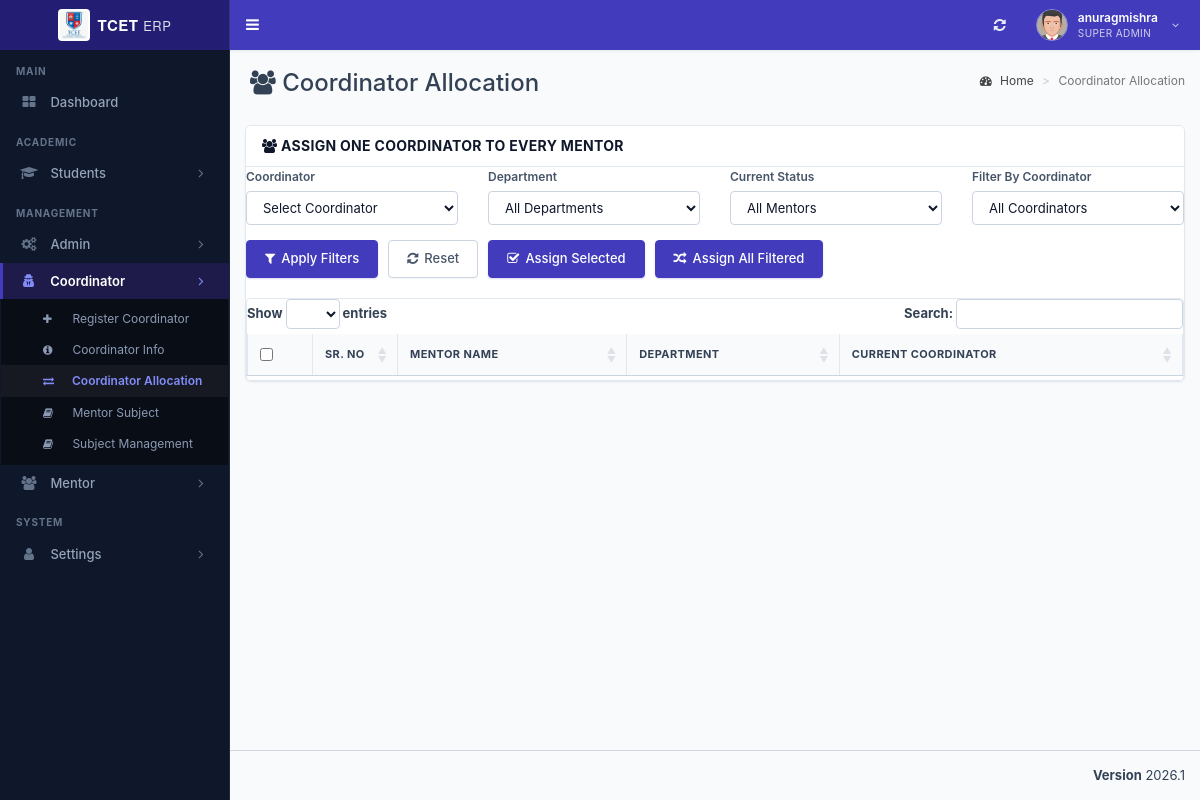
Screenshot of /admin/coordinator_allocation.php (signed in) with the database file from the repository.
### tables this page shows
CREATE TABLE `st_role_master` (
  `role_id` int(11) NOT NULL,
  `role_name` varchar(100) NOT NULL
);

CREATE TABLE `st_login` (
  `login_id` int(11) NOT NULL,
  `username` varchar(200) NOT NULL,
  `password` varchar(255) NOT NULL,
  `user_id` int(11) NOT NULL,
  `created_at` timestamp NOT NULL DEFAULT current_timestamp()
);

CREATE TABLE `st_user_master` (
  `user_id` int(11) NOT NULL,
  `user_name` varchar(150) NOT NULL,
  `email_id` varchar(200) NOT NULL,
  `phone_number` varchar(15) DEFAULT NULL,
  `department_id` int(11) NOT NULL,
  `role_id` int(11) NOT NULL,
  `student_id` int(11) NOT NULL,
  `is_first_login` tinyint(1) DEFAULT 1
);

CREATE TABLE `st_menu_master` (
  `menu_id` int(11) NOT NULL,
  `menu_name` varchar(100) NOT NULL,
  `menu_icon` varchar(100) NOT NULL DEFAULT 'fa fa-folder'
);

CREATE TABLE `st_sub_menu_master` (
  `sub_menu_id` int(11) NOT NULL,
  `menu_id` int(11) NOT NULL,
  `sort_order` int(11) NOT NULL DEFAULT 0,
  `sub_menu_name` varchar(100) NOT NULL,
  `sub_menu_icon` varchar(100) NOT NULL DEFAULT 'fa fa-angle-double-right',
  `sub_menu_route` varchar(255) NOT NULL DEFAULT '#'
);

### database/db_connect.php (called while the page is built, shortened)
<?php
if (!class_exists('DBController')) {
class DBController
{
    public $host = "localhost";
    public $user = "root";
    public $password = "";
    public $database = "tcet_st";
    function __construct($dbName = null)
    {
        $this->conn = $this->connectDB();
    }
    function connectDB()
    {
      $conn = @mysqli_connect($this->host,$this->user,$this->password,$this->database);
      return $conn;
    }
}
}
?>

### admin/coordinator_allocation.php (the view, shortened to what this page needs)
<?php
require "../database/db_connect.php";
include "header/header.php";
?>
<div class="content-wrapper">
  <section class="content-header">
    <h1><i class="fa fa-users"></i> Coordinator Allocation</h1>
    <ol class="breadcrumb">
      <li><a href="index.php"><i class="fa fa-dashboard"></i> Home</a></li>
      <li class="active">Coordinator Allocation</li>
    </ol>
  </section>
  <section class="content">
    <div class="row">
      <div class="col-md-12">
        <div class="erp-card">
          <div class="erp-card-header">
            <h3 class="erp-card-title"><i class="fa fa-users"></i> Assign One Coordinator To Every Mentor</h3>
          </div>
          <div class="erp-card-body">
            <div class="row" style="margin-bottom: 15px;">
              <div class="col-md-3">
                <label style="font-weight:600; font-size:12px; color:var(--erp-text-secondary);">Coordinator</label>
                <select class="form-control" id="coordinator_id">
                  <option value="">Select Coordinator</option>
                </select>
              </div>
              <div class="col-md-3">
                <label style="font-weight:600; font-size:12px; color:var(--erp-text-secondary);">Department</label>
                <select class="form-control" id="department_id">
                  <option value="">All Departments</option>
                </select>
              </div>
              <div class="col-md-3">
                <label style="font-weight:600; font-size:12px; color:var(--erp-text-secondary);">Current Status</label>
                <select class="form-control" id="assignment_status">
                  <option value="">All Mentors</option>
                </select>
              </div>
              <div class="col-md-3">
                <label style="font-weight:600; font-size:12px; color:var(--erp-text-secondary);">Filter By Coordinator</label>
                <select class="form-control" id="coordinator_filter">
                  <option value="">All Coordinators</option>
                </select>
              </div>
            </div>
            <div class="row" style="margin-bottom: 20px;">
              <div class="col-md-12" style="display:flex; gap:10px; flex-wrap:wrap;">
                <button type="button" class="btn-erp-primary" id="apply_filters"><i class="fa fa-filter"></i> Apply Filters</button>
                <button type="button" class="btn-erp-secondary" id="reset_filters"><i class="fa fa-refresh"></i> Reset</button>
                <button type="button" class="btn-erp-primary" style="background:#16a34a; border-color:#16a34a;" id="assign_selected_btn"><i class="fa fa-check-square-o"></i> Assign Selected</button>
                <button type="button" class="btn-erp-primary" style="background:#d97706; border-color:#d97706;" id="assign_filtered_btn"><i class="fa fa-random"></i> Assign All Filtered</button>
              </div>
            </div>
            <div class="table-responsive" style="border: 1px solid var(--erp-border); border-radius: 4px;">
              <table id="coordinatorAllocationTable" class="erp-table" width="100%">
                <thead>
                  <tr>
                    <th style="width: 40px;"><input type="checkbox" id="select_all_mentors"></th>
                    <th style="width: 60px;">Sr. No</th>
                    <th>Mentor Name</th>
                    <th>Department</th>
                    <th>Current Coordinator</th>
                  </tr>
                </thead>
              </table>
            </div>
          </div>
        </div>
      </div>
    </div>
  </section>
</div>
<link rel="stylesheet" type="text/css" href="https://cdn.datatables.net/1.10.19/css/jquery.dataTables.css">
<?php include "header/footer.php"; ?>

### admin/header/header.php (shortened to what this page needs)
<?php
require_once __DIR__ . "/../../database/db_connect.php";
$db_handle = new DBController();
$sessionLoginId = intval($_SESSION['user_login_id'] ?? $_SESSION['user_session'] ?? 0);
$username = '';
$userid = 0;
$usertype = 0;
$sql = "SELECT l.login_id, l.username, l.user_id, u.role_id, u.user_name, u.department_id, u.student_id, r.role_name
	    FROM st_login l
	    LEFT JOIN st_user_master u ON u.user_id = l.user_id
	    LEFT JOIN st_role_master r ON r.role_id = u.role_id
	    WHERE l.login_id='" . $sessionLoginId . "' LIMIT 1";
$result = mysqli_query($db_handle->conn, $sql);
if ($result && $result->num_rows > 0) {
	$row = $result->fetch_assoc();
	$username = $row['username'];
	$userid = intval($row['user_id']);
	$usertype = intval($row['role_id']);
}
$name = $username;
$profileSql = "SELECT COALESCE(NULLIF(TRIM(u.user_name), ''), l.username) AS user_name
			   FROM st_login l
			   LEFT JOIN st_user_master u ON u.user_id = l.user_id
			   WHERE l.user_id = $userid LIMIT 1";
$profileResult = mysqli_query($db_handle->conn, $profileSql);
if ($profileResult && ($profileRow = mysqli_fetch_assoc($profileResult))) {
	$profileName = trim((string)($profileRow['user_name'] ?? ''));
	if ($profileName !== '') {
		$name = $profileName;
	}
}
$sql = "SELECT role_name FROM st_role_master WHERE role_id = ? LIMIT 1";
$stmt = mysqli_prepare($db_handle->conn, $sql);
if ($stmt) {
	mysqli_stmt_bind_param($stmt, 'i', $usertype);
	mysqli_stmt_execute($stmt);
	$result = mysqli_stmt_get_result($stmt);
	if ($row = mysqli_fetch_assoc($result)) {
		$role_name = $row['role_name'];
	}
}
	$dashboardRoute = ($usertype === 5) ? 'student_dashboard.php' : 'index.php';
?>
<!DOCTYPE html>
<html>
<head>
	<link rel="stylesheet" href="bootstrap/css/bootstrap.min.css">
	<link rel="stylesheet" href="https://cdnjs.cloudflare.com/ajax/libs/font-awesome/4.5.0/css/font-awesome.min.css">
	<link rel="stylesheet" href="https://cdnjs.cloudflare.com/ajax/libs/ionicons/2.0.1/css/ionicons.min.css">
	<link rel="stylesheet" href="dist/css/AdminLTE.min.css">
	<link rel="stylesheet" href="dist/css/skins/_all-skins.min.css">
	<link rel="stylesheet" href="plugins/iCheck/flat/blue.css">
	<link rel="stylesheet" href="plugins/morris/morris.css">
	<link rel="stylesheet" href="plugins/jvectormap/jquery-jvectormap-1.2.2.css">
	<link rel="stylesheet" href="plugins/datepicker/datepicker3.css">
	<link rel="stylesheet" href="plugins/daterangepicker/daterangepicker.css">
	<link rel="stylesheet" href="plugins/bootstrap-wysihtml5/bootstrap3-wysihtml5.min.css">
	<link rel="stylesheet" href="css/erp-theme.css">
</head>
<body class="hold-transition skin-blue sidebar-mini main-content-responsive">
	<div class="wrapper">
		<header class="main-header">
			<a href="<?php echo $dashboardRoute; ?>" class="logo" style="text-decoration: none;">
				<span class="logo-lg">
					<img src="images/tcet_logo.png" height="32" width="32" style="border-radius: 4px; background: #ffffff; padding: 2px; object-fit: contain;" alt="TCET" />
					<span style="font-weight: 700; font-size: 15px; letter-spacing: 0.5px;">TCET <span style="font-weight: 400; opacity: 0.85; font-size: 13px;">ERP</span></span>
				</span>
			</a>
			<nav class="navbar navbar-static-top" role="navigation">
				<a href="#" class="sidebar-toggle" data-toggle="offcanvas" role="button" title="Toggle Navigation">
				</a>
				<div class="navbar-custom-menu">
					<ul class="nav navbar-nav">
						<li>
							<a href="javascript:void(0);" onclick="window.location.reload();" title="Refresh Page" style="height: 50px; display: flex; align-items: center; padding: 0 14px; color: #ffffff; opacity: 0.9;">
								<i class="fa fa-refresh" style="font-size: 14px;"></i>
							</a>
						</li>
						<li class="dropdown user user-menu">
							<a href="#" class="dropdown-toggle erp-header-user-btn" data-toggle="dropdown">
								<img src="dist/img/user2-160x160.jpg" class="erp-header-avatar" alt="User Image">
								<div class="erp-header-user-meta hidden-xs">
									<span class="erp-header-user-name"><?php echo htmlspecialchars($name !== '' ? $name : $username); ?></span>
									<span class="erp-header-user-role"><?php echo htmlspecialchars($role_name ?? 'User'); ?></span>
								</div>
								<i class="fa fa-angle-down hidden-xs" style="font-size: 11px; opacity: 0.8; margin-left: 4px;"></i>
							</a>
						</li>
					</ul>
				</div>
			</nav>
		</header>
		<aside class="main-sidebar">
			<section class="sidebar">
				<?php include_once "side_menu.php"; ?>
			</section>
		</aside>

### admin/header/side_menu.php (shortened to what this page needs)
<?php
if (!function_exists('sidebar_has_column')) {
function sidebar_has_column($conn, $table, $column)
{
	$escapedColumn = mysqli_real_escape_string($conn, $column);
	$result = mysqli_query($conn, "SHOW COLUMNS FROM $table LIKE '$escapedColumn'");
	$exists = ($result && mysqli_num_rows($result) > 0);
	return $exists;
}
}
$menuHasIconColumn = sidebar_has_column($db_handle->conn, 'st_menu_master', 'menu_icon');
$subMenuHasIconColumn = sidebar_has_column($db_handle->conn, 'st_sub_menu_master', 'sub_menu_icon');
$subMenuHasRouteColumn = sidebar_has_column($db_handle->conn, 'st_sub_menu_master', 'sub_menu_route');
$menuTree = array();
$menuIconSelect = $menuHasIconColumn
	? "COALESCE(NULLIF(TRIM(m.menu_icon), ''), 'fa fa-folder') AS menu_icon"
	: "'fa fa-folder' AS menu_icon";
$subMenuRouteSelect = $subMenuHasRouteColumn
	? "COALESCE(NULLIF(TRIM(sm.sub_menu_route), ''), '#') AS sub_menu_route"
	: "'#' AS sub_menu_route";
$subMenuIconSelect = $subMenuHasIconColumn
	? "COALESCE(NULLIF(TRIM(sm.sub_menu_icon), ''), 'fa fa-angle-double-right') AS sub_menu_icon"
	: "'fa fa-angle-double-right' AS sub_menu_icon";
$menuSql = "SELECT m.menu_id, m.menu_name, $menuIconSelect
			FROM st_menu_master m
			WHERE (
				EXISTS (
					SELECT 1
					FROM st_menu_allocation_master mar
					WHERE mar.menu_id = m.menu_id
					  AND mar.role_id = ?
					  AND mar.sub_menu_id IS NULL
				)
				OR EXISTS (
					SELECT 1
					FROM st_menu_allocation_master maa
					WHERE maa.menu_id = m.menu_id
					  AND maa.role_id = ?
					  AND maa.sub_menu_id IS NOT NULL
				)
			)
			ORDER BY m.menu_id";
$menuStmt = mysqli_prepare($db_handle->conn, $menuSql);
if ($menuStmt) {
	mysqli_stmt_bind_param($menuStmt, 'ii', $usertype, $usertype);
	mysqli_stmt_execute($menuStmt);
	$menuResult = mysqli_stmt_get_result($menuStmt);
	while ($menuRow = mysqli_fetch_assoc($menuResult)) {
		$menuId = (int) $menuRow['menu_id'];
		$menuTree[$menuId] = array(
			'menu_name' => $menuRow['menu_name'],
			'menu_icon' => $menuRow['menu_icon'],
			'submenus' => array()
		);
		$subSql = "SELECT sm.sub_menu_id, sm.sub_menu_name, $subMenuRouteSelect, $subMenuIconSelect
				   FROM st_sub_menu_master sm
				   WHERE sm.menu_id = ?
				   AND (
					   EXISTS (
						   SELECT 1
						   FROM st_menu_allocation_master mar
						   WHERE mar.sub_menu_id = sm.sub_menu_id
							 AND mar.role_id = ?
					   )
				   )
				   ORDER BY sm.sort_order ASC, sm.sub_menu_id ASC";
		$subStmt = mysqli_prepare($db_handle->conn, $subSql);
		if ($subStmt) {
			mysqli_stmt_bind_param($subStmt, 'ii', $menuId, $usertype);
			mysqli_stmt_execute($subStmt);
			$subResult = mysqli_stmt_get_result($subStmt);
			while ($subRow = mysqli_fetch_assoc($subResult)) {
				$subId = intval($subRow['sub_menu_id']);
				if (in_array($subId, array(51, 52, 53), true)) {
					continue;
				}
				$menuTree[$menuId]['submenus'][] = $subRow;
			}
		}
	}
}
?>
<ul class="sidebar-menu" id="sidebar-dynamic-menu">
<?php
$sidebarHomeRoute = ((int) ($usertype ?? 0) === 5) ? 'student_dashboard.php' : 'index.php';
$sidebarHomeLabel = ((int) ($usertype ?? 0) === 5) ? 'Dashboard' : 'Dashboard';
$sidebarHomeIcon = ((int) ($usertype ?? 0) === 5) ? 'fa fa-dashboard' : 'fa fa-th-large';
$currentScript = basename($_SERVER['PHP_SELF'] ?? '');
?>
<li class="header">MAIN</li>
<li class="<?php echo ($currentScript === 'index.php' || $currentScript === 'student_dashboard.php') ? 'active' : ''; ?>">
	<a href="<?php echo htmlspecialchars($sidebarHomeRoute); ?>">
		<i class="<?php echo htmlspecialchars($sidebarHomeIcon); ?>"></i>
		<span><?php echo htmlspecialchars($sidebarHomeLabel); ?></span>
	</a>
</li>
<?php
$renderedHeaders = array();
foreach ($menuTree as $menuId => $menuData) {
	$menuName = trim((string) $menuData['menu_name']);
	$menuLower = strtolower($menuName);
	$menuIcon = trim((string) $menuData['menu_icon']);
	$sectionGroup = '';
	if (in_array($menuLower, array('students', 'student', 'coordinator', 'academics', 'academic'), true)) {
		$sectionGroup = 'ACADEMIC';
	} elseif (in_array($menuLower, array('admin', 'mentor', 'management'), true)) {
		$sectionGroup = 'MANAGEMENT';
	} elseif (in_array($menuLower, array('settings', 'system'), true)) {
		$sectionGroup = 'SYSTEM';
	}
	if ($sectionGroup !== '' && !isset($renderedHeaders[$sectionGroup])) {
		echo '<li class="header">' . htmlspecialchars($sectionGroup) . '</li>';
		$renderedHeaders[$sectionGroup] = true;
	}
	$isMenuActive = false;
	if (!empty($menuData['submenus'])) {
		foreach ($menuData['submenus'] as $sub) {
			$routeBase = basename($sub['sub_menu_route'] ?? '');
			if ($routeBase !== '' && $routeBase !== '#' && strpos($currentScript, $routeBase) !== false) {
				$isMenuActive = true;
				break;
			}
		}
	}
?>
<li class="treeview <?php echo $isMenuActive ? 'active' : ''; ?>" data-menu-id="<?php echo $menuId; ?>" id="sidebar-menu-<?php echo $menuId; ?>">
	<a href="#">
		<i class="<?php echo htmlspecialchars($menuIcon); ?>" aria-hidden="true"></i>
		<span><?php echo htmlspecialchars(ucwords(strtolower($menuName))); ?></span>
		<span class="pull-right-container">
			<i class="fa fa-angle-right pull-right"></i>
		</span>
	</a>
	<ul class="treeview-menu" id="sidebar-submenu-<?php echo $menuId; ?>" <?php echo $isMenuActive ? 'style="display: block;"' : ''; ?>>
	<?php if (!empty($menuData['submenus'])) {
		foreach ($menuData['submenus'] as $subMenu) {
			$subId = intval($subMenu['sub_menu_id']);
			$subName = trim((string) $subMenu['sub_menu_name']);
			$subRoute = trim((string) ($subMenu['sub_menu_route'] ?? '#'));
			$subIcon = trim((string) ($subMenu['sub_menu_icon'] ?? 'fa fa-circle-o'));
			$isSubActive = ($subRoute !== '#' && basename($subRoute) === $currentScript);
	?>
		<li class="<?php echo $isSubActive ? 'active' : ''; ?>" data-sub-menu-id="<?php echo $subId; ?>" id="sidebar-submenu-item-<?php echo $subId; ?>">
			<a href="<?php echo htmlspecialchars($subRoute); ?>">
				<i class="<?php echo htmlspecialchars($subIcon); ?>"></i>
				<span><?php echo htmlspecialchars($subName); ?></span>
			</a>
		</li>
	<?php }
	} ?>
	</ul>
</li>
<?php } ?>
</ul>

### admin/header/header.php (style rules this page uses)
.main-content-responsive .box-body, .main-content-responsive .table-responsive { overflow-x: auto; }
.main-content-responsive .main-header .logo img { height: 32px !important; width: auto !important; max-width: none; object-fit: contain; }

### rows the page displays
st_role_master: role_name "SUPER ADMIN"
st_login: user.role_id "Dashboard"
st_menu_master: menu_name "ACADEMIC", menu_name "Students"
st_menu_master: menu_name "MANAGEMENT", menu_name "Admin"
st_menu_master: menu_name "Coordinator"
st_sub_menu_master: sub_menu_name "Register Coordinator"
st_sub_menu_master: sub_menu_name "Coordinator Info"
st_sub_menu_master: sub_menu_name "Coordinator Allocation"
st_sub_menu_master: sub_menu_name "Mentor Subject"
st_sub_menu_master: sub_menu_name "Subject Management"
st_menu_master: menu_name "Mentor"
st_menu_master: menu_name "SYSTEM", menu_name "Settings"

### other values shown
$name !== '' ? $name : $username "anuragmishra"
